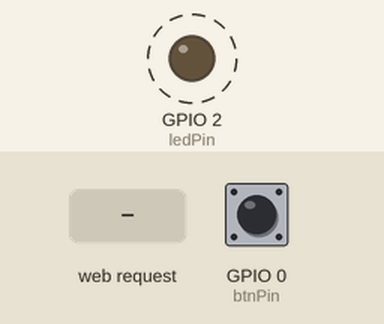
This sketch was run on a simulated ESP32. Shown: output pins drawn as LEDs (lit = HIGH). Dashed ring = blinking. The inputs (shaded band) are chosen by the test bench; at power-on: GPIO 0 (btnPin) HIGH. WiFi joins after 1.5 s; servers stay silent unless stated; a WiFi scan finds three made-up networks; EEPROM starts erased; what the sketch prints to the serial monitor is not drawn.

Above: at 1.05 s.
1.3 s: GPIO 0 (btnPin) pulled LOW for 3.2 s
At 1.3 s:
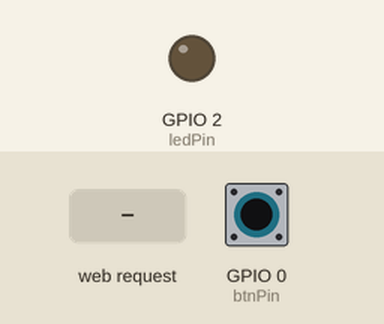
At 3.0 s:
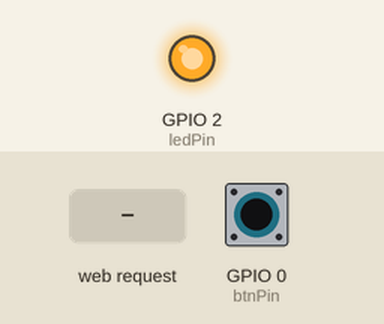
6.0 s: HTTP request GET /scanWifi received
Timing chart, 0 to 15.0 s (numbered marks = the images above; inputs shaded):
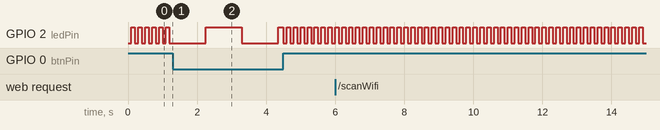

The sketch:

ketnoiwifi.ino
```cpp
#include <EEPROM.h> //Tên wifi và mật khẩu lưu vào ô nhớ 0->96
#include <ArduinoJson.h>
#include <WiFi.h>
#include <WebServer.h> //Thêm thư viện web server
WebServer webServer(80); //Khởi tạo đối tượng webServer port 80
#include <Ticker.h>
Ticker blinker;

String ssid;
String password;
#define ledPin 2
#define btnPin 0
unsigned long lastTimePress = millis();
#define PUSHTIME 5000
int wifiMode; // 0: Chế độ cấu hình, 1: Chế độ kết nối, 2: Mất wifi
unsigned long blinkTime = millis();

//Tạo biến chứa mã nguồn trang web HTML để hiển thị trên trình duyệt
const char html[] PROGMEM = R"html(
  <!DOCTYPE html>
    <html>
    <head>
        <meta charset="utf-8">
        <meta name="viewport" content="width=device-width, initial-scale=1">
        <title>SETTING WIFI INFORMATION</title>
        <style type="text/css">
          body{display: flex;justify-content: center;align-items: center;}
          button{width: 135px;height: 40px;margin-top: 10px;border-radius: 5px}
          label, span{font-size: 25px;}
          input{margin-bottom: 10px;width:275px;height: 30px;font-size: 17px;}
          select{margin-bottom: 10px;width: 280px;height: 30px;font-size: 17px;}
        </style>
    </head>
    <body>
      <div>
        <h3 style="text-align: center;">SETTING WIFI INFORMATION</h3>
        <p id="info" style="text-align: center;">Scanning wifi network...!</p>
        <label>Wifi name:</label><br>
        <select id="ssid">
          <option>Choose wifi name!</option>
        </select><br>
        <label>Password:</label><br>
        <input id="password" type="text"><br>

        <button onclick="saveWifi()" style="background-color: cyan;margin-right: 10px">SAVE</button>
        <button onclick="reStart()" style="background-color: pink;">RESTART</button>
      </div>
        <script type="text/javascript">
          window.onload=function(){
            scanWifi();
          }
          var xhttp = new XMLHttpRequest();

          function scanWifi(){
            xhttp.onreadystatechange = function(){
              if (xhttp.readyState == 4) {
                console.log ("qua buoc 1");
                if (xhttp.status == 200) {
                  console.log("Thành công buoc 2:", xhttp.responseText);
                  data = xhttp.responseText;
                  document.getElementById("info").innerHTML = "WiFi scan completed!";
                  var obj = JSON.parse(data);
                  var select = document.getElementById("ssid");
                  for(var i=0; i<obj.length;++i){
                   select[select.length] = new Option(obj[i],obj[i]);

                  }
                }
                else if (xhttp.status == 404) {
                  console.error("Lỗi 404: Tài nguyên không tìm thấy!");
                  alert("Lỗi 404: Trang không tồn tại. Vui lòng kiểm tra lại URL.");
                }
                else {
                  console.error("Lỗi khác: " + xhttp.status);
                }
              }
            }
            xhttp.open("GET","/scanWifi",true);
            xhttp.send();
          }
          function saveWifi(){
            ssid = document.getElementById("ssid").value;
            pass = document.getElementById("password").value;
            xhttp.onreadystatechange = function(){
              if(xhttp.readyState==4&&xhttp.status==200){
                data = xhttp.responseText;
                alert(data);
              }
            }
            xhttp.open("GET","/saveWifi?ssid="+ssid+"&pass="+pass,true);
            xhttp.send();
          }
          function reStart(){
            xhttp.onreadystatechange = function(){
              if(xhttp.readyState==4&&xhttp.status==200){
                data = xhttp.responseText;
                alert(data);
              }
            }
            xhttp.open("GET","/reStart",true);
            xhttp.send();
          }
        </script>
    </body>
  </html>
)html";

void scanWiFiNetworks() {
  Serial.println("Scanning WiFi...");
  int numNetworks = WiFi.scanNetworks();
  String json = "[";
  for (int i = 0; i < numNetworks; i++) {
    if (i) json += ",";
    json += "\"" + WiFi.SSID(i) + "\"";
  }
  json += "]";
  Serial.println(json);
  webServer.send(200, "application/json", json);
}
void blinkLed(uint32_t t){
  if(millis()-blinkTime>t){
    digitalWrite(ledPin,!digitalRead(ledPin));
    blinkTime=millis();
  }
}

void ledControl(){
  if(digitalRead(btnPin)==LOW){
    if(millis()-lastTimePress<PUSHTIME){
      blinkLed(1000);
    }else{
      blinkLed(50);
    }
  }else{
    if(wifiMode==0){
      blinkLed(50);
    }else if(wifiMode==1){
      blinkLed(3000);
    }else if(wifiMode==2){
      blinkLed(300);
    }
  }
}
void WiFiEvent(WiFiEvent_t event) {
            Serial.print("Event:");
             Serial.println(event);

    switch (event) {
        case ARDUINO_EVENT_WIFI_STA_CONNECTED:
            Serial.println("WiFi connected!");
            break;
        case ARDUINO_EVENT_WIFI_STA_DISCONNECTED:
            Serial.println("WiFi lost connection.");
            wifiMode=2;
            delay(5000);
      WiFi.begin(ssid, password);
            break;
        case ARDUINO_EVENT_WIFI_STA_GOT_IP:
            Serial.print("IP Address: ");
            Serial.println(WiFi.localIP());
            break;
        default:
        Serial.print("No ");
            break;
    }
}

void setupWifi(){
  EEPROM.get(0, ssid);
  EEPROM.get(50, password);
  Serial.print("SSID từ EEPROM: ");
  Serial.println(ssid);
  Serial.print("Mật khẩu từ EEPROM: ");
  Serial.println(password);
  WiFi.onEvent(WiFiEvent);//chỉ cần gọi một lần trước khi kết nối WiFi, vì nó đăng ký lắng nghe sự kiện WiFi suốt quá trình chạy.
  if(ssid.length()>0){
    Serial.println("Connecting to wifi...!");
    WiFi.mode(WIFI_STA);

    WiFi.begin(ssid, password);
    Serial.print("Đang kết nối tới WiFi");
    while (WiFi.status() != WL_CONNECTED) {
    Serial.print(".");
    delay(500);
    }
    Serial.println("\nĐa Hoan thanh ket noi WiFi!");
    WiFi.onEvent(WiFiEvent);


  }
  else{
    Serial.println("ESP32 wifi network created!");
    WiFi.mode(WIFI_AP);
    uint8_t macAddr[6];
    WiFi.softAPmacAddress(macAddr);
    String ssid_ap="ESP32-"+String(macAddr[4],HEX)+String(macAddr[5],HEX);
    ssid_ap.toUpperCase();
    WiFi.softAP(ssid_ap.c_str());
    Serial.println("Access point name:"+ssid_ap);
    Serial.println("Web server access address:"+WiFi.softAPIP().toString());
    wifiMode=0;
  }
}

void setupWebServer(){
  webServer.on("/",[]{
    webServer.send(200, "text/html", html);
  });
  webServer.on("/scanWifi", scanWiFiNetworks);

  webServer.on("/saveWifi", []() {
   if (webServer.hasArg("ssid") && webServer.hasArg("pass")) {
    ssid = webServer.arg("ssid");
    password = webServer.arg("pass");

    EEPROM.put(0, ssid);
    EEPROM.put(50, password);
    EEPROM.commit();  // Lưu vào bộ nhớ thực tế

    webServer.send(200, "text/plain", "WiFi information saved! Restarting...");
    delay(2000);
    ESP.restart();
   } else {
    webServer.send(400, "text/plain", "Missing parameters");
   }
  });
  webServer.begin();
}

void checkButton(){
  if(digitalRead(btnPin)==LOW){
    Serial.println("Press and hold for 5 seconds to reset to default!");
    if(millis()-lastTimePress>PUSHTIME){
      for(int i=0; i<100;i++){
        EEPROM.write(i,0);
      }
      EEPROM.commit();
      Serial.println("EEPROM memory erased!");
      delay(2000);
      ESP.restart();
    }
    delay(1000);
  }else{
    lastTimePress=millis();
  }
}

class Config{
public:
  void begin(){
    pinMode(ledPin,OUTPUT);
    pinMode(btnPin,INPUT_PULLUP);
    blinker.attach_ms(50, ledControl);
    EEPROM.begin(100);
    setupWifi();
    if(wifiMode==0) setupWebServer();
  }
  void run(){
    checkButton();
    if(wifiMode==0)webServer.handleClient();
  }
} wifiConfig;
void setup() {
  Serial.begin(115200);
  wifiConfig.begin();

}
void loop() {
  wifiConfig.run();

}
```

Measured:
- by itself, GPIO 2 (ledPin): alternates HIGH for 0.10 s and LOW for 0.10 s
